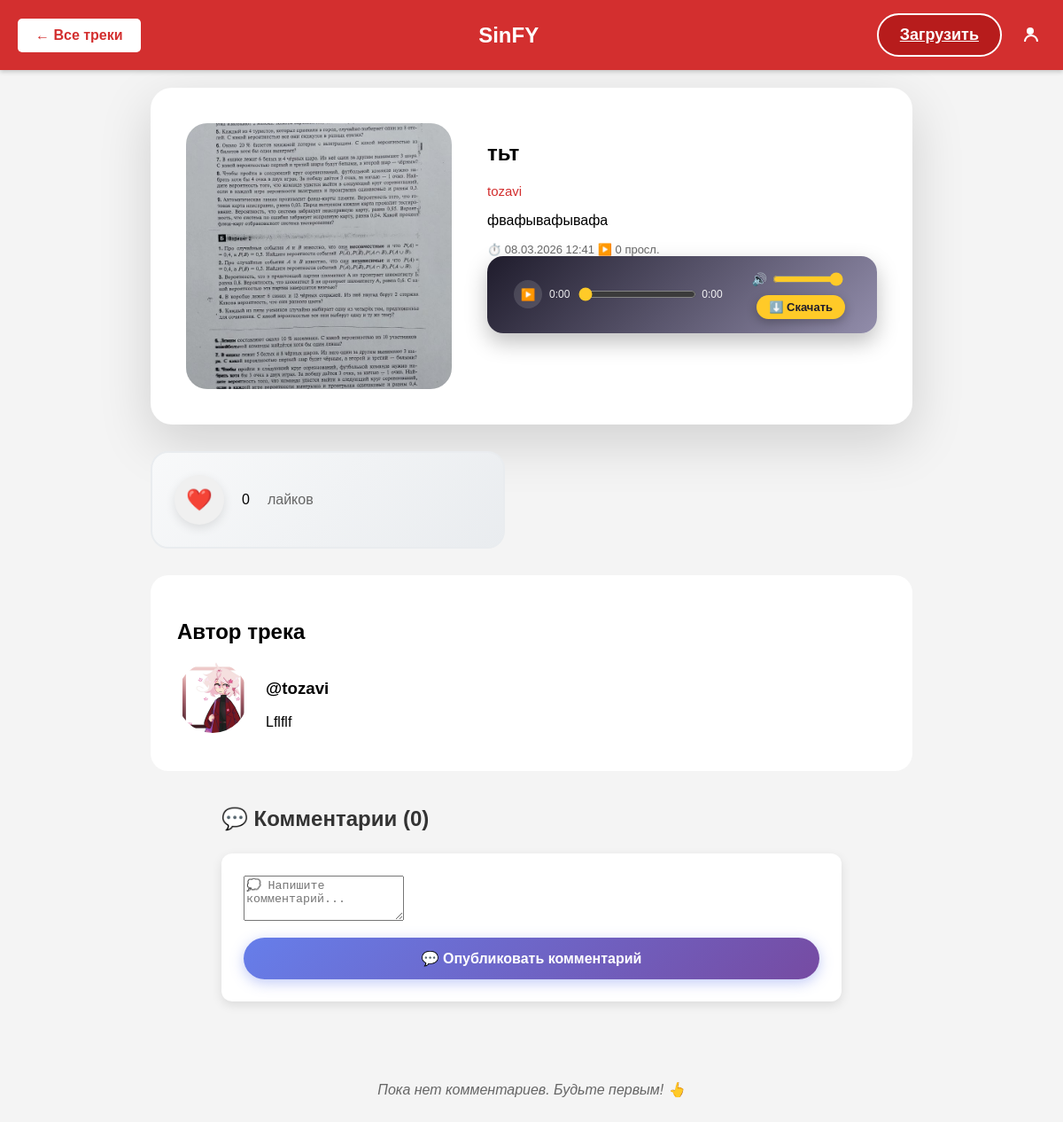
Page /track.php?id=17 (signed in) on the earlier database version.
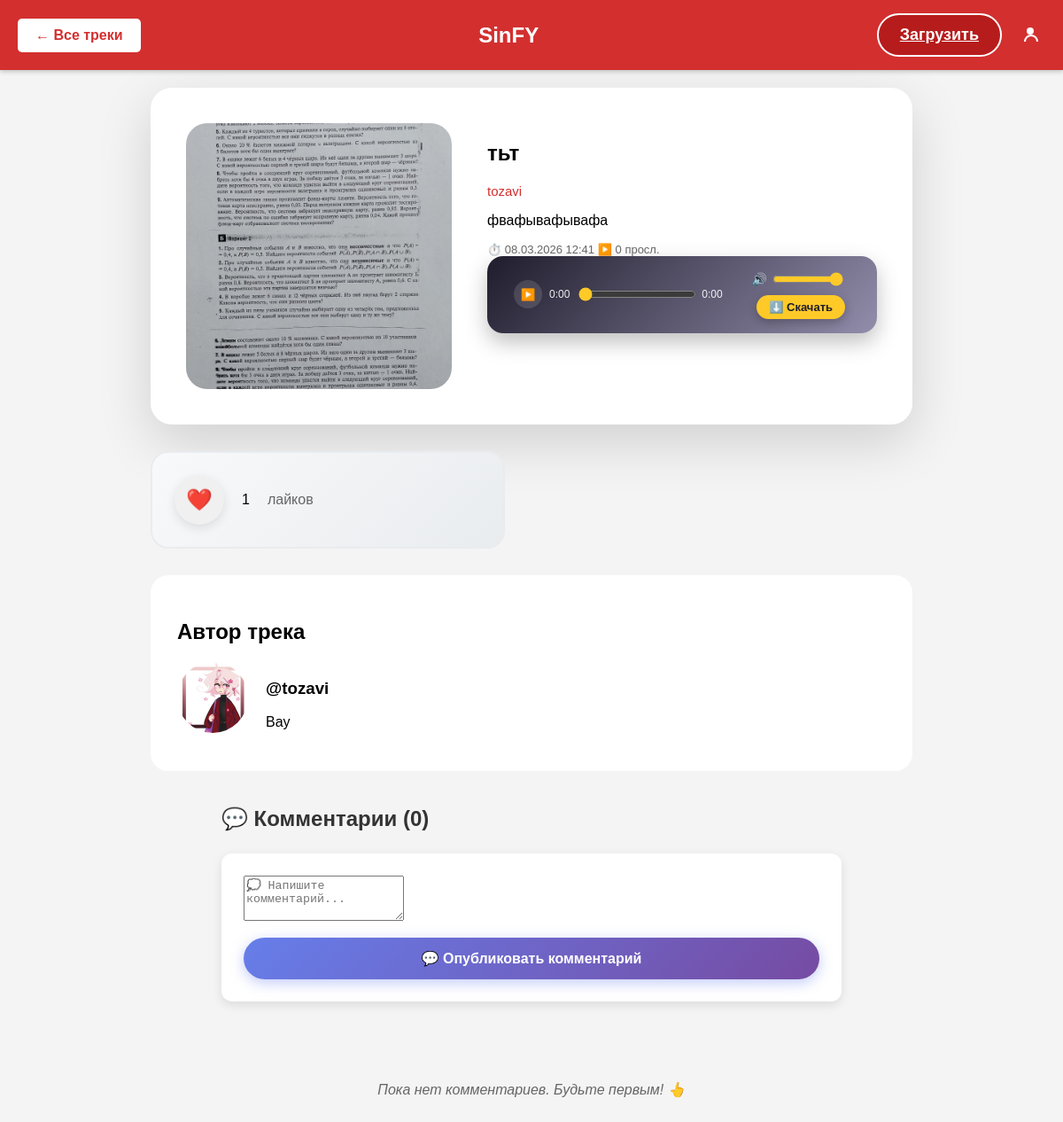
Same page on the later database version.
### tables this page shows
CREATE TABLE `tracks` (
  `id` int NOT NULL,
  `user_id` int DEFAULT NULL,
  `title` varchar(255) NOT NULL,
  `author` varchar(255) NOT NULL,
  `description` text,
  `audio_path` varchar(500) DEFAULT NULL,
  `cover_path` varchar(500) DEFAULT NULL,
  `upload_date` timestamp NULL DEFAULT CURRENT_TIMESTAMP,
  `plays` int DEFAULT '0',
  `is_approved` tinyint(1) NOT NULL DEFAULT '0',
  `genres` text,
  `likes_count` int DEFAULT '0'
);

CREATE TABLE `users` (
  `id` int NOT NULL,
  `email` varchar(255) NOT NULL,
  `login` varchar(50) NOT NULL,
  `password_hash` varchar(255) NOT NULL,
  `avatar` varchar(255) DEFAULT 'avatar.jpg',
  `about` text,
  `created_at` timestamp NULL DEFAULT CURRENT_TIMESTAMP,
  `is_admin` tinyint(1) NOT NULL DEFAULT '0'
);

### track.php (the view, shortened to what the changed rows need)
<?php
$pdo = getDb();
$trackId = (int)($_GET['id'] ?? 0);
function buildCommentTree($pdo, $trackId) {
    try {
        $stmt = $pdo->prepare("
            SELECT c.*, COALESCE(u.login, c.username) as username_display,
                   COALESCE(u.avatar, 'avatar.jpg') as commenter_avatar,
                   COALESCE(u.id, 0) as user_id
            FROM comments c LEFT JOIN users u ON c.user_id = u.id
            WHERE c.track_id = ? AND c.is_approved = 1
            ORDER BY c.created_at ASC
        ");
        $stmt->execute([$trackId]);
        $allComments = $stmt->fetchAll(PDO::FETCH_ASSOC);
    } catch (Exception $e) {
        error_log("buildCommentTree error: " . $e->getMessage());
        return [];
    }
    if (empty($allComments) || !is_array($allComments)) {
        return [];
    }
    $tree = [];
    return $tree;
}
    ?>
    <?php
try {
    $stmt = $pdo->prepare('
        SELECT t.*,
               COALESCE(u.login, t.author) as author_display,
               u.login as author_login,
               u.avatar as author_avatar,
               u.about as author_about
        FROM tracks t LEFT JOIN users u ON t.user_id = u.id
        WHERE t.id = ?
    ');
    $stmt->execute([$trackId]);
    $track = $stmt->fetch(PDO::FETCH_ASSOC);
    $comments = buildCommentTree($pdo, $trackId);
} catch (Exception $e) {
    die('Ошибка: ' . $e->getMessage());
}
?>
<!DOCTYPE html>
<html lang="ru">
<head>
    <link rel="stylesheet" href="../assets/css/style.css">
</head>
<body>
<header class="header">
    <h1>SinFY</h1>
</header>
<main class="track-page">
    <section class="track-main">
        <div class="track-artwork <?php echo empty($track['cover_path']) ? 'no-cover' : ''; ?>"
             style="<?php echo !empty($track['cover_path']) ? 'background-image: url(' . htmlspecialchars($track['cover_path']) . ');' : ''; ?>">
        </div>
        <div class="track-details">
            <h1><?php echo htmlspecialchars($track['title']); ?></h1>
            <p class="track-author"><?php echo htmlspecialchars($track['author_display']); ?></p>
            <?php if (!empty($track['description'])): ?>
                <p class="track-description"><?php echo nl2br(htmlspecialchars($track['description'])); ?></p>
            <?php endif; ?>
            <div class="track-meta">
                <span>⏱️ <?php echo date('d.m.Y H:i', strtotime($track['upload_date'])); ?></span>
                <span>▶️ <?php echo (int)($track['plays'] ?? 0); ?> просл.</span>
            </div>
            <div class="player-card">
    <div class="player-center">
    </div>
    <div class="player-right">
    </div>
</div>
        </div>
    </section>
<div class="likes-section">
    <?php
    $isLikedUser = false;
    ?>
    <button class="like-btn <?php echo $isLikedUser ? 'liked' : ''; ?>"
            data-track-id="<?php echo $track['id']; ?>"
            onclick="toggleLike(<?php echo $track['id']; ?>)">
        ❤️
    </button>
   <span class="likes-count">
<?php
$countReal = $pdo->query("SELECT COUNT(*) FROM likes WHERE track_id = {$track['id']}")->fetchColumn();
echo number_format($countReal);
?>
</span>
    <span style="color: #666;">лайков</span>
</div>
    <?php if ($track['user_id'] && !empty($track['author_login'])): ?>
    <section class="track-author-section">
        <h2>Автор трека</h2>
        <a href="profile.php?user=<?php echo $track['user_id']; ?>" class="author-card">
            <div class="author-avatar" style="background-image: url('<?php echo htmlspecialchars($track['author_avatar'] ?? 'avatar.jpg'); ?>');"></div>
            <div class="author-info">
                <h3>@<?php echo htmlspecialchars($track['author_login']); ?></h3>
                <p><?php echo htmlspecialchars($track['author_about'] ?? 'Инди-музыкант'); ?></p>
            </div>
        </a>
    </section>
    <?php endif; ?>
    <div class="comments-section" id="comments">
        <h2 style="margin-bottom: 25px; color: #333;">💬 Комментарии (<?php echo count($comments); ?>)</h2>
    </div>
</main>
</body>
</html>

Differences in the rows shown:
changed tracks "тьт": user.about "Lflflf" → "Вау"
Other differences:
$countReal: "0" → "1"
